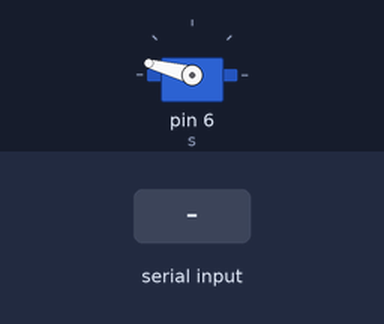
The sketch below on a simulated Arduino Uno, built with avr-gcc and run on an emulated ATmega328P. On the bench: servo. The inputs (shaded band) are chosen by the test bench.

Above: at 1.2 s.
1.3 s: "90,45\n" received over Serial
At 2.7 s:
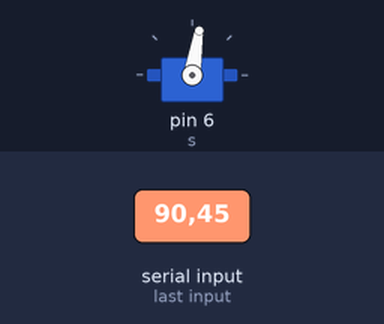
3.8 s: "30,150\n" received over Serial
At 4.6 s:
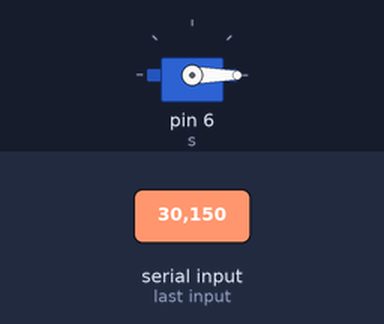
6.3 s: "5\n" received over Serial
At 6.9 s:
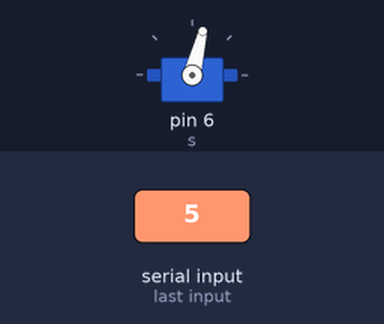
Timing chart, 0 to 9.3 s (numbered marks = the images above; inputs shaded):
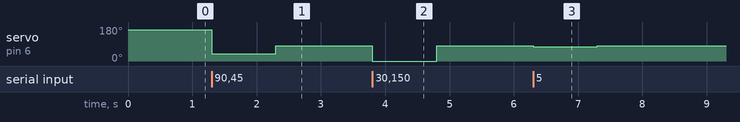

The sketch:

btservotest.ino
```cpp
#include <Servo.h>

String input;
Servo s;

void setup() {
  Serial.begin(57600);

  // Initialize at -90 degrees
  s.attach(6);
  s.writeMicroseconds(2250);
}

void loop() {
  while(Serial.available()) {
    if(Serial.available() > 0) {
      int deg = Serial.parseInt();
      int us = map(deg, -90, 90, 2250, 500); // map(value, fromLow, fromHigh, toLow, toHigh)
      s.writeMicroseconds(us);
    }
  }
}
```

Measured:
- after the input at 1.3 s, servo on pin 6 (s): 165° → 38° at once, → 81° 1.0 s later
- after the input at 3.8 s, servo on pin 6 (s): 81° → 0° at once, → 81° 1.0 s later
- after the input at 6.3 s, servo on pin 6 (s): 81° → 76° at once, → 81° 1.0 s later
